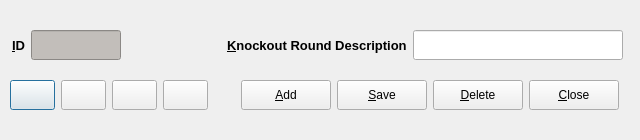
<?xml version="1.0" encoding="UTF-8"?>
<ui version="4.0">
 <class>KnockoutRoundSetupDlg</class>
 <widget class="QDialog" name="KnockoutRoundSetupDlg">
  <property name="geometry">
   <rect>
    <x>0</x>
    <y>0</y>
    <width>640</width>
    <height>140</height>
   </rect>
  </property>
  <property name="minimumSize">
   <size>
    <width>640</width>
    <height>140</height>
   </size>
  </property>
  <property name="maximumSize">
   <size>
    <width>640</width>
    <height>140</height>
   </size>
  </property>
  <property name="windowTitle">
   <string>Knockout Round Description Entry</string>
  </property>
  <widget class="QWidget" name="layoutWidget">
   <property name="geometry">
    <rect>
     <x>12</x>
     <y>20</y>
     <width>611</width>
     <height>51</height>
    </rect>
   </property>
   <layout class="QHBoxLayout" name="horizontalLayout">
    <item>
     <widget class="QLabel" name="label">
      <property name="text">
       <string>&lt;!DOCTYPE HTML PUBLIC &quot;-//W3C//DTD HTML 4.0//EN&quot; &quot;http://www.w3.org/TR/REC-html40/strict.dtd&quot;&gt;
&lt;html&gt;&lt;head&gt;&lt;meta name=&quot;qrichtext&quot; content=&quot;1&quot; /&gt;&lt;style type=&quot;text/css&quot;&gt;
p, li { white-space: pre-wrap; }
&lt;/style&gt;&lt;/head&gt;&lt;body style=&quot; font-family:'Sans Serif'; font-size:10pt; font-weight:400; font-style:normal;&quot;&gt;
&lt;p style=&quot; margin-top:0px; margin-bottom:0px; margin-left:0px; margin-right:0px; -qt-block-indent:0; text-indent:0px;&quot;&gt;&lt;span style=&quot; font-weight:600;&quot;&gt;&amp;amp;ID&lt;/span&gt;&lt;/p&gt;&lt;/body&gt;&lt;/html&gt;</string>
      </property>
      <property name="buddy">
       <cstring>koroundID_display</cstring>
      </property>
     </widget>
    </item>
    <item>
     <widget class="QLineEdit" name="koroundID_display">
      <property name="minimumSize">
       <size>
        <width>90</width>
        <height>30</height>
       </size>
      </property>
      <property name="maximumSize">
       <size>
        <width>90</width>
        <height>30</height>
       </size>
      </property>
      <property name="styleSheet">
       <string notr="true">background-color: rgb(194, 190, 186);</string>
      </property>
      <property name="readOnly">
       <bool>true</bool>
      </property>
     </widget>
    </item>
    <item>
     <spacer name="horizontalSpacer">
      <property name="orientation">
       <enum>Qt::Horizontal</enum>
      </property>
      <property name="sizeHint" stdset="0">
       <size>
        <width>78</width>
        <height>20</height>
       </size>
      </property>
     </spacer>
    </item>
    <item>
     <widget class="QLabel" name="label_2">
      <property name="text">
       <string>&lt;!DOCTYPE HTML PUBLIC &quot;-//W3C//DTD HTML 4.0//EN&quot; &quot;http://www.w3.org/TR/REC-html40/strict.dtd&quot;&gt;
&lt;html&gt;&lt;head&gt;&lt;meta name=&quot;qrichtext&quot; content=&quot;1&quot; /&gt;&lt;style type=&quot;text/css&quot;&gt;
p, li { white-space: pre-wrap; }
&lt;/style&gt;&lt;/head&gt;&lt;body style=&quot; font-family:'Sans'; font-size:10pt; font-weight:400; font-style:normal;&quot;&gt;
&lt;p style=&quot; margin-top:0px; margin-bottom:0px; margin-left:0px; margin-right:0px; -qt-block-indent:0; text-indent:0px;&quot;&gt;&lt;span style=&quot; font-family:'Sans Serif'; font-weight:600;&quot;&gt;&amp;amp;Knockout Round Description&lt;/span&gt;&lt;/p&gt;&lt;/body&gt;&lt;/html&gt;</string>
      </property>
      <property name="buddy">
       <cstring>koroundDescEdit</cstring>
      </property>
     </widget>
    </item>
    <item>
     <widget class="QLineEdit" name="koroundDescEdit">
      <property name="minimumSize">
       <size>
        <width>210</width>
        <height>30</height>
       </size>
      </property>
      <property name="maximumSize">
       <size>
        <width>210</width>
        <height>30</height>
       </size>
      </property>
      <property name="toolTip">
       <string>Name of knockout round</string>
      </property>
     </widget>
    </item>
   </layout>
  </widget>
  <widget class="QWidget" name="layoutWidget">
   <property name="geometry">
    <rect>
     <x>10</x>
     <y>70</y>
     <width>206</width>
     <height>51</height>
    </rect>
   </property>
   <layout class="QHBoxLayout" name="horizontalLayout_2">
    <item>
     <widget class="QPushButton" name="firstEntry">
      <property name="minimumSize">
       <size>
        <width>45</width>
        <height>30</height>
       </size>
      </property>
      <property name="maximumSize">
       <size>
        <width>45</width>
        <height>30</height>
       </size>
      </property>
      <property name="toolTip">
       <string>First Entry</string>
      </property>
      <property name="text">
       <string/>
      </property>
      <property name="icon">
       <iconset resource="fmrd_resources.qrc">
        <normaloff>:/images/first.png</normaloff>:/images/first.png</iconset>
      </property>
     </widget>
    </item>
    <item>
     <widget class="QPushButton" name="prevEntry">
      <property name="minimumSize">
       <size>
        <width>45</width>
        <height>30</height>
       </size>
      </property>
      <property name="maximumSize">
       <size>
        <width>45</width>
        <height>30</height>
       </size>
      </property>
      <property name="toolTip">
       <string>Previous Entry</string>
      </property>
      <property name="text">
       <string/>
      </property>
      <property name="icon">
       <iconset resource="fmrd_resources.qrc">
        <normaloff>:/images/prev.png</normaloff>:/images/prev.png</iconset>
      </property>
     </widget>
    </item>
    <item>
     <widget class="QPushButton" name="nextEntry">
      <property name="minimumSize">
       <size>
        <width>45</width>
        <height>30</height>
       </size>
      </property>
      <property name="maximumSize">
       <size>
        <width>45</width>
        <height>30</height>
       </size>
      </property>
      <property name="toolTip">
       <string>Next Entry</string>
      </property>
      <property name="text">
       <string/>
      </property>
      <property name="icon">
       <iconset resource="fmrd_resources.qrc">
        <normaloff>:/images/next.png</normaloff>:/images/next.png</iconset>
      </property>
     </widget>
    </item>
    <item>
     <widget class="QPushButton" name="lastEntry">
      <property name="minimumSize">
       <size>
        <width>45</width>
        <height>30</height>
       </size>
      </property>
      <property name="maximumSize">
       <size>
        <width>45</width>
        <height>30</height>
       </size>
      </property>
      <property name="toolTip">
       <string>Last Entry</string>
      </property>
      <property name="text">
       <string/>
      </property>
      <property name="icon">
       <iconset resource="fmrd_resources.qrc">
        <normaloff>:/images/last.png</normaloff>:/images/last.png</iconset>
      </property>
     </widget>
    </item>
    <item>
     <spacer name="horizontalSpacer_2">
      <property name="orientation">
       <enum>Qt::Horizontal</enum>
      </property>
      <property name="sizeHint" stdset="0">
       <size>
        <width>18</width>
        <height>20</height>
       </size>
      </property>
     </spacer>
    </item>
   </layout>
  </widget>
  <widget class="QWidget" name="">
   <property name="geometry">
    <rect>
     <x>221</x>
     <y>70</y>
     <width>418</width>
     <height>51</height>
    </rect>
   </property>
   <layout class="QHBoxLayout" name="horizontalLayout_3">
    <item>
     <spacer name="horizontalSpacer_3">
      <property name="orientation">
       <enum>Qt::Horizontal</enum>
      </property>
      <property name="sizeHint" stdset="0">
       <size>
        <width>13</width>
        <height>20</height>
       </size>
      </property>
     </spacer>
    </item>
    <item>
     <widget class="QPushButton" name="addEntry">
      <property name="minimumSize">
       <size>
        <width>90</width>
        <height>30</height>
       </size>
      </property>
      <property name="maximumSize">
       <size>
        <width>90</width>
        <height>30</height>
       </size>
      </property>
      <property name="toolTip">
       <string>Add Entry</string>
      </property>
      <property name="text">
       <string>&amp;Add</string>
      </property>
      <property name="icon">
       <iconset resource="fmrd_resources.qrc">
        <normaloff>:/images/add.png</normaloff>:/images/add.png</iconset>
      </property>
     </widget>
    </item>
    <item>
     <widget class="QPushButton" name="saveEntry">
      <property name="minimumSize">
       <size>
        <width>90</width>
        <height>30</height>
       </size>
      </property>
      <property name="maximumSize">
       <size>
        <width>90</width>
        <height>30</height>
       </size>
      </property>
      <property name="toolTip">
       <string>Delete Entry</string>
      </property>
      <property name="text">
       <string>&amp;Save</string>
      </property>
      <property name="icon">
       <iconset resource="fmrd_resources.qrc">
        <normaloff>:/images/save.png</normaloff>:/images/save.png</iconset>
      </property>
     </widget>
    </item>
    <item>
     <widget class="QPushButton" name="deleteEntry">
      <property name="minimumSize">
       <size>
        <width>90</width>
        <height>30</height>
       </size>
      </property>
      <property name="maximumSize">
       <size>
        <width>90</width>
        <height>30</height>
       </size>
      </property>
      <property name="toolTip">
       <string>Delete Entry</string>
      </property>
      <property name="text">
       <string>&amp;Delete</string>
      </property>
      <property name="icon">
       <iconset resource="fmrd_resources.qrc">
        <normaloff>:/images/delete.png</normaloff>:/images/delete.png</iconset>
      </property>
     </widget>
    </item>
    <item>
     <widget class="QPushButton" name="closeButton">
      <property name="minimumSize">
       <size>
        <width>90</width>
        <height>30</height>
       </size>
      </property>
      <property name="maximumSize">
       <size>
        <width>90</width>
        <height>30</height>
       </size>
      </property>
      <property name="toolTip">
       <string>Close Window</string>
      </property>
      <property name="text">
       <string>&amp;Close</string>
      </property>
      <property name="icon">
       <iconset resource="fmrd_resources.qrc">
        <normaloff>:/images/quit.png</normaloff>:/images/quit.png</iconset>
      </property>
     </widget>
    </item>
    <item>
     <spacer name="horizontalSpacer_4">
      <property name="orientation">
       <enum>Qt::Horizontal</enum>
      </property>
      <property name="sizeHint" stdset="0">
       <size>
        <width>13</width>
        <height>46</height>
       </size>
      </property>
     </spacer>
    </item>
   </layout>
  </widget>
 </widget>
 <resources>
  <include location="fmrd_resources.qrc"/>
 </resources>
 <connections/>
</ui>
